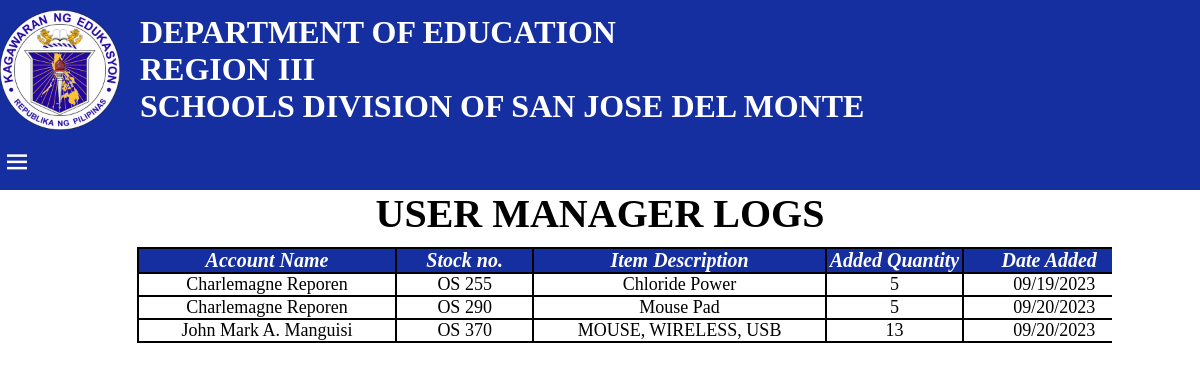
The app's page /usermanager_logs.php, older data.
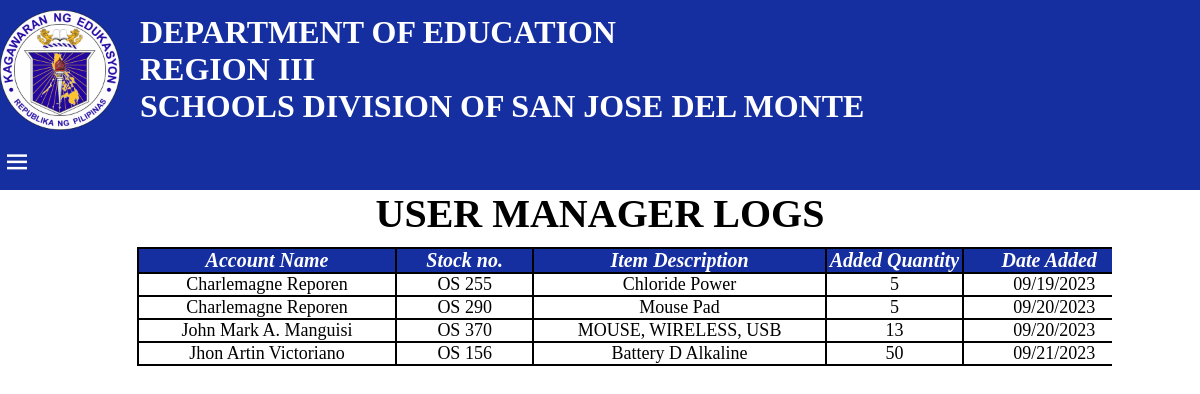
The same page, newer data.
### tables this page shows
CREATE TABLE `usermanager_logs` (
  `accountName` varchar(50) NOT NULL,
  `stock_number` varchar(10) NOT NULL,
  `item_description` varchar(50) NOT NULL,
  `add_quantity` int(10) NOT NULL,
  `formDate` text NOT NULL
);

### usermanager_logs.php (the view, shortened to what this page needs)
<?php
    require_once("usermanager_logsconnection.php");
?>
<!DOCTYPE html>
<html lang="en">
<head>
    <link rel="stylesheet" href="usermanager_logs.css">
    <link href='https://unpkg.com/boxicons@2.1.4/css/boxicons.min.css' rel='stylesheet'>
</head>
<body>
    <header>
        <img src="logo/depedlogo.png" alt="">
        <h1>DEPARTMENT OF EDUCATION <br> REGION III <br> SCHOOLS DIVISION OF SAN JOSE DEL MONTE </h1>
        <div class="container">
            <label for="check">
                <span> <i class='bx bxs-x-circle' id="times"></i> </span>
                <span><i class='bx bx-menu' id="bars"></i></span>
            </label>
        </div>
    </header>
    <h2>USER MANAGER LOGS</h2>
    <div class="scroll">
        <table id="table">
            <tr>
                <div class="headrow">
                    <th class="account-name">Account Name</th>
                    <th class="stock-number">Stock no.</th>
                    <th class="item-description">Item Description</th>
                    <th class="added-quantity">Added Quantity</th>
                    <th class="date-added">Date Added</th>
                </div>
            </tr>
            <tr>
                <div class="row2">
                    <?php
                        $selectQuery = "SELECT * FROM usermanager_logs";
                        $result = mysqli_query($con, $selectQuery);
                        while($row = mysqli_fetch_assoc($result))
                        {
                    ?>
                        <td class ="align-account-name"><?php echo $row["accountName"];?></td>
                        <td class ="align-stock-number"><?php echo $row["stock_number"];?></td>
                        <td class ="align-item-description"><?php echo $row["item_description"];?></td>
                        <td class="align-add-quantity"><?php echo $row["add_quantity"];?></td>
                        <td class="align-form-date"><?php echo $row["formDate"];?></td>
            </tr>
                    <?php
                        }
                    ?>
                </div>
</body>
</html>

Row changes from the older to the newer data that the page shows:
added usermanager_logs: accountName "Jhon Artin Victoriano", stock_number "OS 156", item_description "Battery D Alkaline", add_quantity "50", formDate "09/21/2023"
